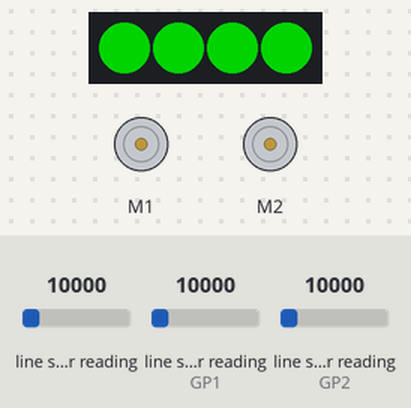
A program run on a simulated Raspberry Pi Pico running MicroPython. Shown: 4 RGB LEDs in strip order, left to right, 2 × DC motor (green arrow = forward, orange = backward, longer = faster). The test bench sets the inputs (shaded band); at power-on: line sensor reading 10000, line sensor reading (sensors on GP1, GP2) 10000. Dim RGB values are drawn brighter than linear.

Above: at 5.2 s.
5.3 s: line sensor reading (sensor 0) set to 1311
At 5.8 s:
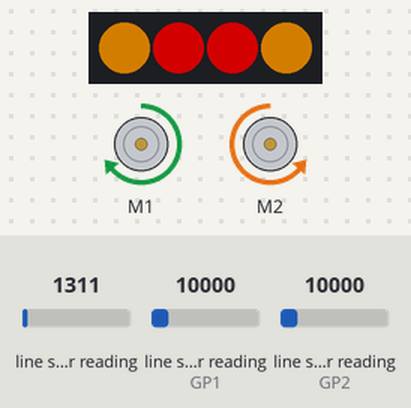
6.8 s: line sensor reading (sensor 0) set to 8968
8.3 s: line sensor reading (sensor 0) set to 10635
At 9.4 s:
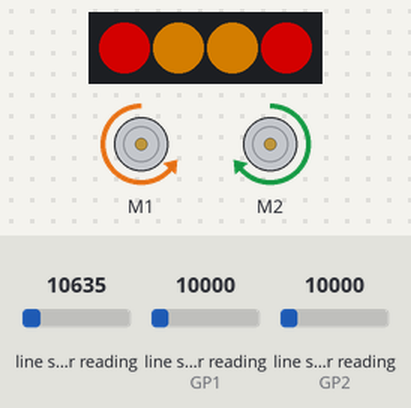
9.8 s: line sensor reading (sensor on GP1) set to 28890
11.3 s: line sensor reading (sensor on GP1) set to 31090
At 11.7 s:
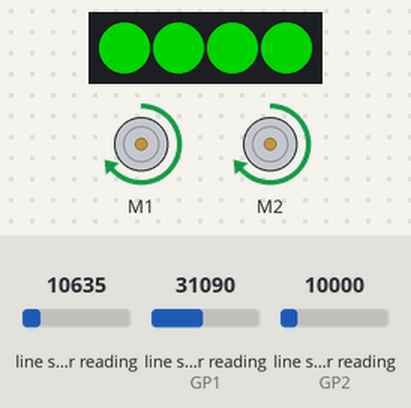
12.8 s: line sensor reading (sensor on GP1) set to 1311
At 14.1 s:
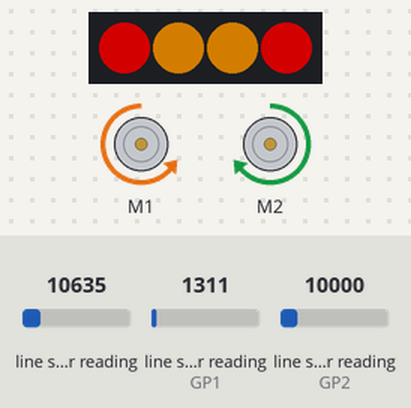
Timing chart, 0 to 15.3 s (numbered marks = the images above; inputs shaded):
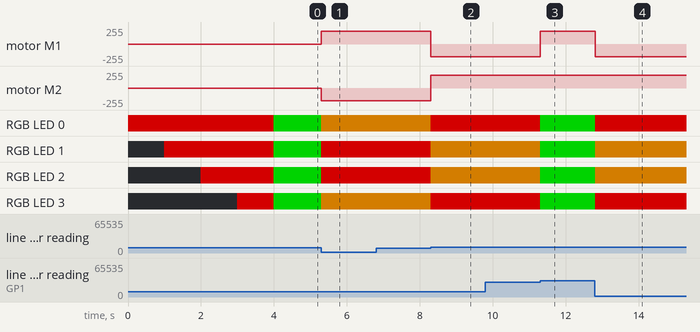

The program:

line_following.py
```python
# A basic line following buggy, using all 3 sensors on the Line following board
# It assuems a dark line on a light background - such as on the move mat (www.kitronik.co.uk/46165)
#The line follow logic checks to see if the centre sensor is 'dark' and if so drives ahead,
#else it uses the difference between the side sensors to determine which way the buggy has turned and correct by reversing one of the motors.

from PicoAutonomousRobotics import KitronikPicoRobotBuggy
from time import sleep, sleep_ms

buggy = KitronikPicoRobotBuggy()

buggy.setLED(0,buggy.RED)
buggy.show()
sleep(1)
buggy.setLED(1,buggy.RED)
buggy.show()
sleep(1)
buggy.setLED(2,buggy.RED)
buggy.show()
sleep(1)
buggy.setLED(3,buggy.RED)
buggy.show()
sleep(1)
buggy.setLED(0,buggy.GREEN)
buggy.setLED(1,buggy.GREEN)
buggy.setLED(2,buggy.GREEN)
buggy.setLED(3,buggy.GREEN)
buggy.show()


while True:
    leftVal = buggy.getRawLFValue("l")
    rightVal = buggy.getRawLFValue("r")
    centerVal = buggy.getRawLFValue("c")
    #black line means centre should be high value, so if its not w eare off the line.
    if(centerVal < 30000):
        #figure out which side we went
        if(leftVal < (rightVal)): #turn right
            buggy.setLED(0,buggy.YELLOW)
            buggy.setLED(1,buggy.RED)
            buggy.setLED(2,buggy.RED)
            buggy.setLED(3,buggy.YELLOW)
            buggy.motorOn("l","f",75)
            buggy.motorOn("r","r",75)
        elif (rightVal <  (leftVal)): #turn left
            buggy.setLED(0,buggy.RED)
            buggy.setLED(1,buggy.YELLOW)
            buggy.setLED(2,buggy.YELLOW)
            buggy.setLED(3,buggy.RED)
            buggy.motorOn("l","r",75)
            buggy.motorOn("r","f",75)
    else: #buggy should drive forward
        buggy.setLED(0,buggy.GREEN)
        buggy.setLED(1,buggy.GREEN)
        buggy.setLED(2,buggy.GREEN)
        buggy.setLED(3,buggy.GREEN)
        buggy.motorOn("l","f",75)
        buggy.motorOn("r","f",75)
    buggy.show()
    sleep_ms(10)
```

Measured:
- the behaviour switches between 10000 and 10001 on line sensor reading (sensor 0) (found by bisection; images 1 and 2)
- the behaviour switches between 29999 and 30000 on line sensor reading (sensor on GP1) (found by bisection; images 2 and 3)
- after the input at 5.3 s, motor M1: stopped → forward 191/255 at once; motor M2: stopped → backward 191/255 at once; RGB LED 0, RGB LED 3: RGB(0, 127, 0) → RGB(127, 75, 0) at once; RGB LED 1, RGB LED 2: RGB(0, 127, 0) → RGB(127, 0, 0) at once
- after the input at 6.8 s, every drawn part: stays the same
- after the input at 8.3 s, motor M1: forward 191/255 → backward 191/255 at once; motor M2: backward 191/255 → forward 191/255 at once; RGB LED 0, RGB LED 3: RGB(127, 75, 0) → RGB(127, 0, 0) at once; RGB LED 1, RGB LED 2: RGB(127, 0, 0) → RGB(127, 75, 0) at once
- after the input at 9.8 s, every drawn part: stays the same
- after the input at 11.3 s, motor M1: backward 191/255 → forward 191/255 at once; RGB LED 0, RGB LED 3: RGB(127, 0, 0) → RGB(0, 127, 0) at once; RGB LED 1, RGB LED 2: RGB(127, 75, 0) → RGB(0, 127, 0) at once
- after the input at 12.8 s, motor M1: forward 191/255 → backward 191/255 at once; RGB LED 0, RGB LED 3: RGB(0, 127, 0) → RGB(127, 0, 0) at once; RGB LED 1, RGB LED 2: RGB(0, 127, 0) → RGB(127, 75, 0) at once
